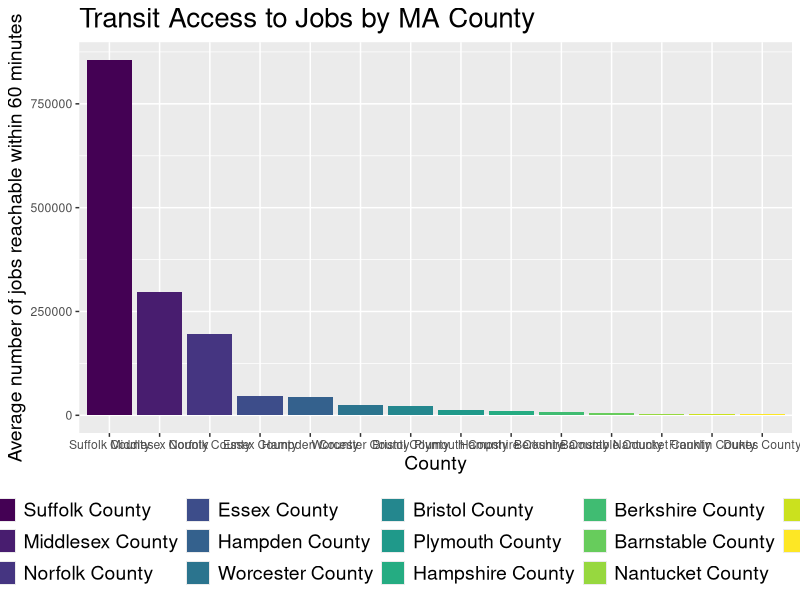
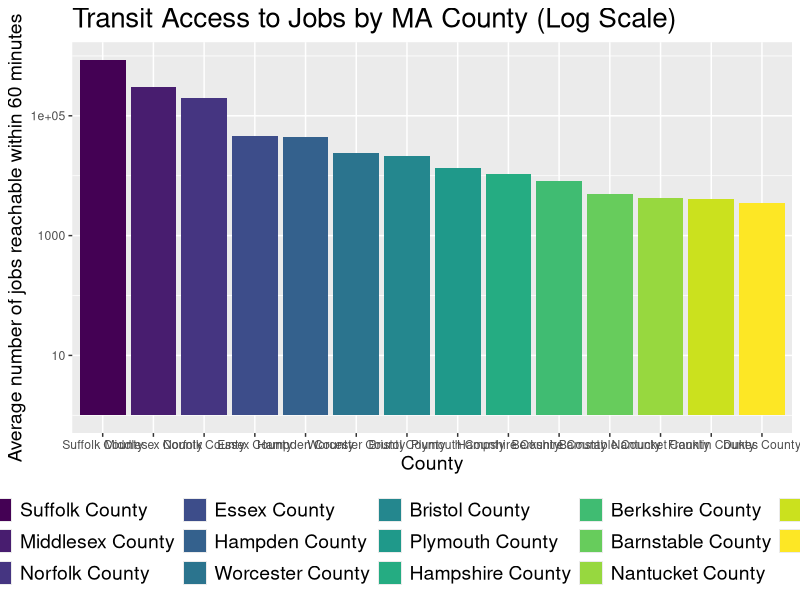

The R source for these figures, in order:
## ---- chunk 1

## Loading packages

library(tidyverse)
library(viridisLite)

## Loading job access data for the county-level

transit_county <- read_csv("data/Massachusetts_25_transit_county_2021.csv")


## Subset travel time threshold

transit_county_3600 <- transit_county |> 
  filter(threshold == 3600)
## ---- chunk 2

## Job access barplot

transit_county_barplot <- transit_county_3600 |>
  ggplot(mapping = aes(x = fct_reorder(geo_name, desc(weighted_average)), y = weighted_average)) +
  geom_col(aes(fill = fct_reorder(geo_name, desc(weighted_average)))) +
  labs(title = "Transit Access to Jobs by MA County",
       x = "County",
       y = "Average number of jobs reachable within 60 minutes",
       fill = "County") +
  scale_fill_viridis_d(option = "viridis") +
  theme(legend.position = "bottom",
        legend.text = element_text(size = 14),
        legend.title = element_text(size = 14),
        plot.title = element_text(size = 20),
        axis.title.x = element_text(size = 14),
        axis.title.y = element_text(size = 14))

transit_county_barplot


## Job access barplot (logarithm)

transit_county_3600 |>
  ggplot(mapping = aes(x = fct_reorder(geo_name, desc(weighted_average)), y = log10(weighted_average))) +
  geom_col(aes(fill = fct_reorder(geo_name, desc(weighted_average)))) +
  labs(title = "Transit Access to Jobs by MA County (Log Scale)",
       x = "County",
       y = "Average number of jobs reachable within 60 minutes",
       fill = "County") +
  scale_fill_viridis_d(option = "viridis") +
  scale_y_continuous(breaks = c(1, 3, 5), labels = c(10, 1000, 100000)) +
  theme(legend.position = "bottom",
        legend.text = element_text(size = 14),
        legend.title = element_text(size = 14),
        plot.title = element_text(size = 20),
        axis.title.x = element_text(size = 14),
        axis.title.y = element_text(size = 14))


